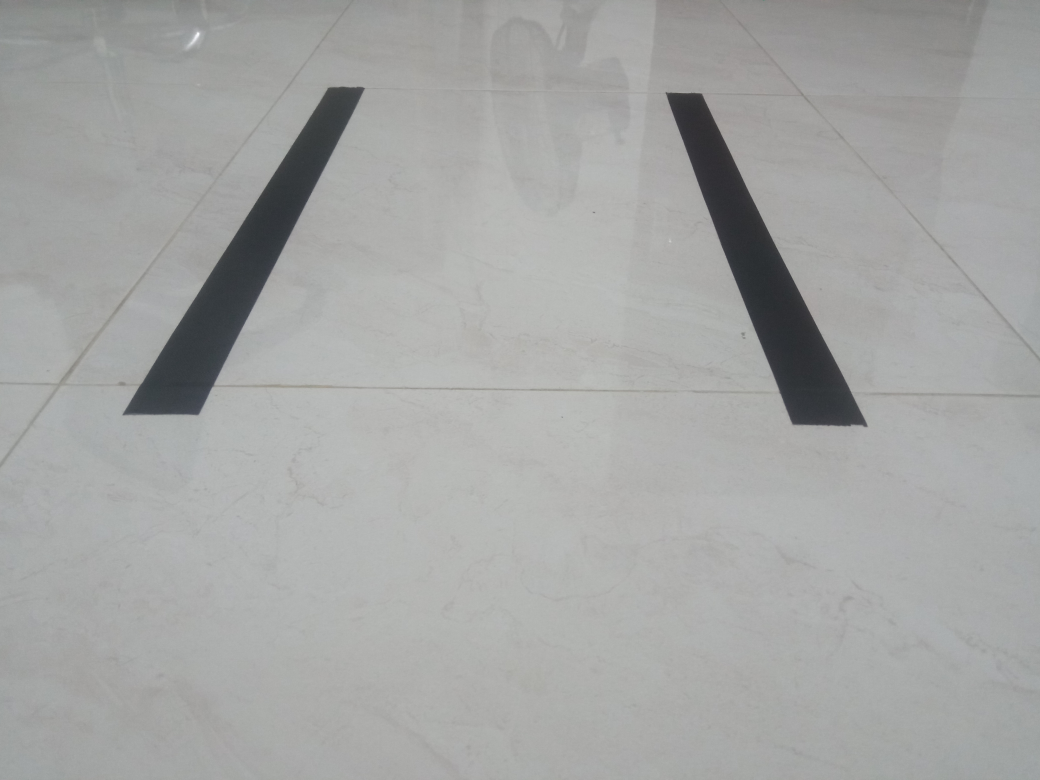
#> input picture Photos/ruas_area.jpg, 4160 x 3120 px (shown at 1/4 size)
$ python masking.py
#> lines starting #> are read from the running program, lines starting #| are printed output that depends on the picture; after the words box and inside, x2 and y2 are one past the last pixel; in counts of white or black regions, pixels touching at a corner belong together
import cv2 as cv
import numpy as np

full_img = cv.imread('Photos/ruas_area.jpg')
#> full_img is the input picture: shape (3120, 4160, 3); mean B, G, R 163.7, 164.9, 163.9
img = cv.resize(full_img, (0,0), fx=0.1, fy=0.1)
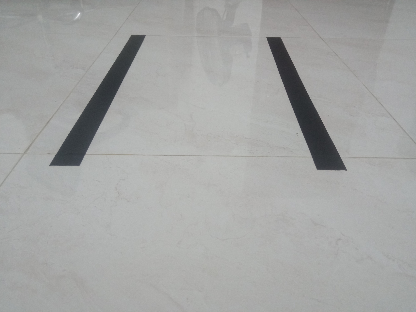
#> img: shape (312, 416, 3); mean B, G, R 163.9, 165.1, 164
cv.imshow('Original Image', img)

blank = np.zeros(img.shape[:2], dtype='uint8')
# cv.imshow('Blank Image', blank)

def rotate(img, angle, rotPoint=None):
#> called with angle = 30
    (height, width) = img.shape[:2]
#> height = 312; width = 416
    if rotPoint is None:
        rotPoint = (width//2, height//2)
#> rotPoint = (208, 156)
    rotMat = cv.getRotationMatrix2D(rotPoint, angle, 1.0)
    dimensions = (width, height)
#> dimensions = (416, 312)
    return cv.warpAffine(img, rotMat, dimensions)

rect = cv.rectangle(blank.copy(), (0, img.shape[0]//4), (img.shape[1], img.shape[0]-75), 255, -1)
# cv.imshow('Mask', rect)

rect_rot = cv.rectangle(blank.copy(), (0, 0), (img.shape[1], img.shape[1]), 255, -1)
rect_rot_cw = rotate(rect_rot, 30)
#> rect_rot: shape (312, 416); every value is 255
# cv.imshow('Mask CW Rotated', rect_rot_cw)
rect_rot_ccw = rotate(rect_rot, -30)
# cv.imshow('Mask CCW Rotated', rect_rot_ccw)

combine_1 = cv.bitwise_and(rect_rot_cw, rect_rot_ccw)
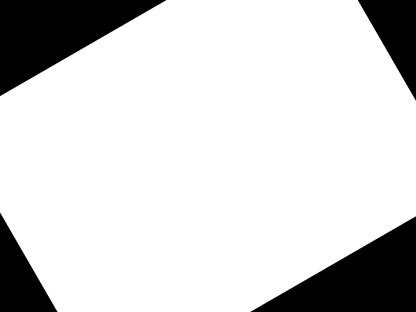
#> rect_rot_cw: shape (312, 416); min 0, max 255, mean 212.3
# cv.imshow('Combine 1', combine_1)

small_rect = cv.rectangle(blank.copy(), (0, img.shape[0]//2), (img.shape[1], img.shape[0]-75), 255, -1)
# cv.imshow('Small Rectangle', small_rect)

combine_2 = cv.bitwise_or(combine_1, small_rect)
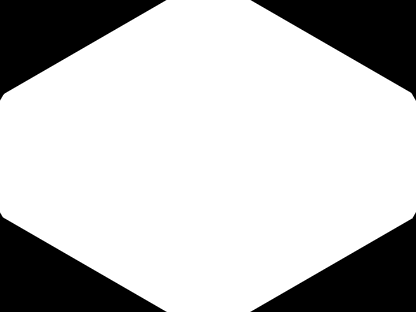
#> combine_1: shape (312, 416); min 0, max 255, mean 192.3
# cv.imshow('Combine 2', combine_2)

mask = cv.bitwise_and(rect, combine_2)
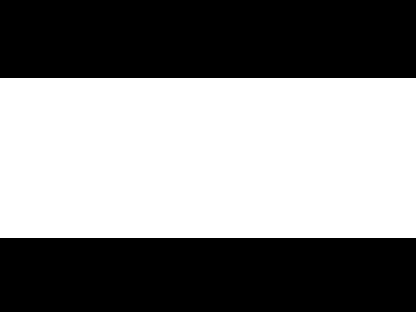
#> rect: shape (312, 416); 51.3% white; 2 black regions, box (x1, y1, x2, y2) and area: (0, 0, 416, 78) 32448, (0, 238, 416, 312) 30784

masked = cv.bitwise_and(img, img, mask=mask)
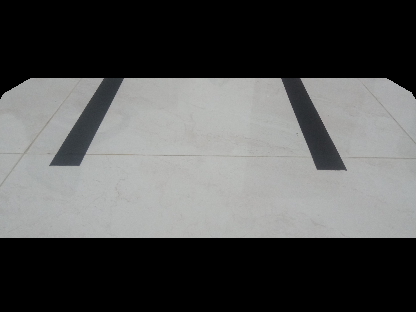
#> masked: shape (312, 416, 3); mean B, G, R 84.7, 85.1, 84.5
cv.imshow('Masked Image', masked)

bilateral = cv.bilateralFilter(masked, 50, 70, 70)
cv.imshow('Bilateral Blur', bilateral)

canny = cv.Canny(bilateral, 125, 175)
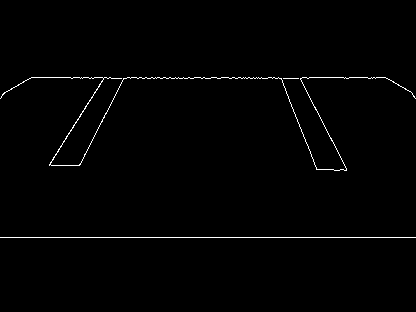
#> canny: shape (312, 416); 1% white in thin lines or dots, all inside (x1, y1, x2, y2) = (0, 77, 416, 238)
cv.imshow('Canny', canny)

cv.waitKey(0)
